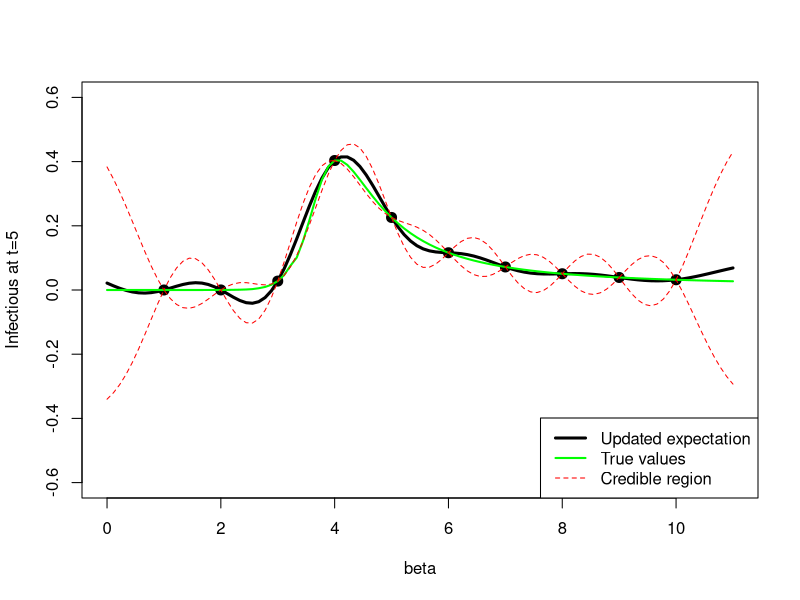

Recreate this plot in R.
#specify the beta values to be used as inputs:
n = 10
xj = c(seq(1,10,length=n))

#get the model output values from SIR model with inputs beta = xj:
library(deSolve)

sir = function(time, state, parameters) {
  
  with(as.list(c(state, parameters)), {
    
    dS = -beta * S * I
    dI =  beta * S * I - gamma * I
    dR =                 gamma * I
    
    return(list(c(dS, dI, dR)))
  })
}

infections = function(XX, g){
  trueY = c()
  init = c(S=1-1e-6, I=1e-6, R=0.0)
  times = seq(0, 15, by=1)
  for (b in XX) {
    out = ode(y=init, times=times, func=sir, parms=c(beta=b, gamma=g))
    out = as.data.frame(out)
    out$time = NULL
    trueY = c(trueY, out$I[6])
  }
  return(trueY)
}

D = infections(xj, 1)


#aim to approximate f(x) = proportion of population infected at t=5

#choose the polynomial terms to represent a simple linear model, b0 + b1*x
#also for now assume nugget is 0

#so emulator is given by f(x) = b0 + b1*x + u(x)
#treat b0 as known, choose prior expectation E(b0)=b0=0.5 (might need to change this)
#priorfit = lm(D ~ poly(xj,3,raw=TRUE))

priorfit = lm(D ~ 1)

#choose sigma_u and theta (starting with sigma_u = 1.5 and theta=0.14 same as paper)
#probably will need to change these
sigma_u = 0.15
theta = 1.25

E_fx = function(x) {
  return(predict(priorfit, data.frame(xj=x)))
}

Var_fx = sigma_u ^ 2

E_D = function(x) {
  return(c(seq(E_fx(x),E_fx(x),length=n))) 
}

Cov_fx_D = function(x) {
  cov = c()
  for (j in 1:n) {
    cov = c(cov, sigma_u^2 * exp(-((abs(x-xj[j])^2)/theta^2)))
  }
  return(cov)
}

Var_D = matrix(data = 0, nrow = n, ncol = n)
for (j in 1:n) {
  for (k in 1:n) {
    Var_D[j,k] = sigma_u^2 * exp(-((abs(xj[j]-xj[k])^2)/theta^2))
  }
  
}

# use these to calculate the adjusted expectation and variance:

ED_fx = function(x) {
  return(E_fx(x) + Cov_fx_D(x) %*% solve(Var_D) %*% (D - E_D(x)))
}

Var_D_fx = function(x) {
  if (x %in% xj) {
    return(0.0)
  }
  else {
    return(Var_fx - Cov_fx_D(x) %*% solve(Var_D) %*% Cov_fx_D(x)) #think the error is with the last bit in the multiplication
  }
}

# plot the findings:
XX = matrix(seq(0, 11, length=100), ncol=1)
YY = matrix(seq(0, 0, length=100), ncol=1)
for (i in 1:100) {
  YY[i,1] = ED_fx(XX[i,1])
}
trueY = infections(XX, 1)

Var_credible = matrix(seq(0, 0, length=100), ncol=1)
for (i in 1:100) {
  Var_credible[i,1] = Var_D_fx(XX[i,1])
}

c1 = YY - 3 * sqrt(Var_credible)
c2 = YY + 3 * sqrt(Var_credible)

matplot(XX, YY, type="l", lty=1, col="black", lwd=3, xlab="beta", ylab="Infectious at t=5", ylim=c(-0.6,0.6))
points(xj, D, pch=20, cex=2)
#lines(XX, predict(priorfit, data.frame(xj=XX)), col="black")
lines(XX, trueY, lwd=2, col="green")
lines(XX, c1, lwd=1, col="red", lty=2)
lines(XX, c2, lwd=1, col="red", lty=2)

legend("bottomright",legend=c("Updated expectation", "True values", "Credible region"), 
       col=c("black", "green", "red"),lty=c(1,1,2),lwd=c(3,2,1))

# can see from this plot that choosing a cubic prior gives a better fit than constant but still not great

#SOMETHING WRONG WITH VARIANCE CALCULATION --> CREDIBLE REGIONS INCORRECT?
